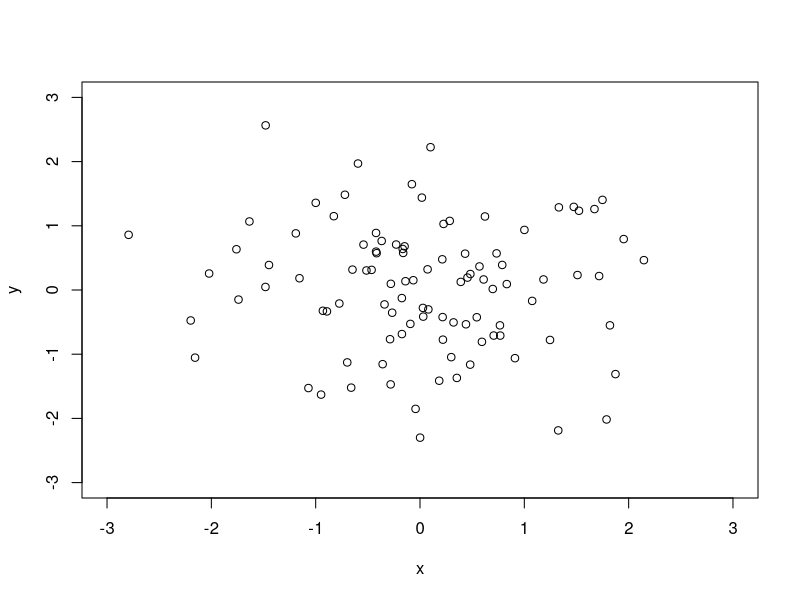
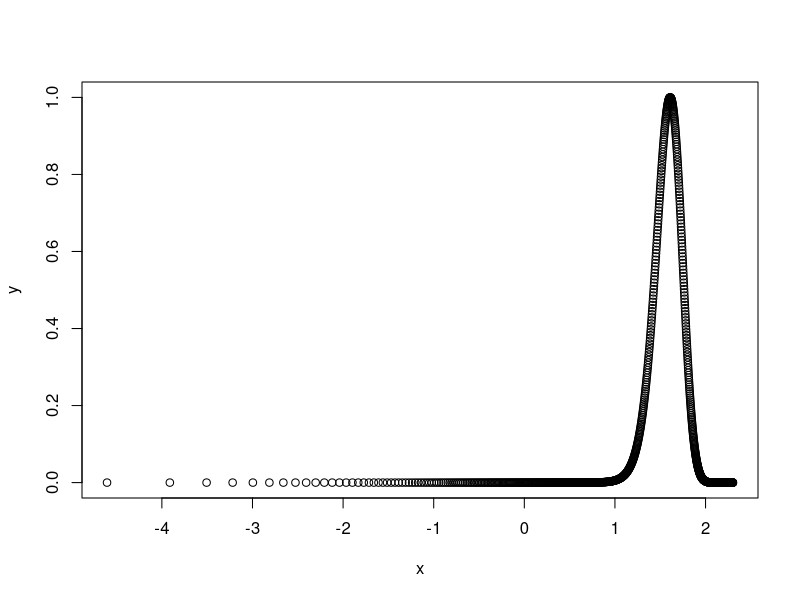

The R script that drew these images, in order:
library(stats)

x = rnorm(100)
y = rnorm(100)

gaussian2D <- function(x, y, params) {
  mux = params[1]
  muy = params[2]
  sigmax = params[3]
  sigmay = params[4]
  rho = params[5] # Correlation coefficient
  
  z = 1/(2*pi*sigmax*sigmay*sqrt(1-rho^2)) * exp(-1/(2*(1-rho^2)) * (((x-mux)^2/sigmax^2) + ((y-muy)^2/sigmay^2) - (2*rho*(x-mux)*(y-muy)/(sigmax*sigmay))))
  return(z)
}

nll = function(params){
  negLogLk = -sum(log(gaussian2D(x, y, params)))
  return(negLogLk)
}

err = function(params){
  z_hat = gaussian2D(x, y, params)
  mse = mean((z - z_hat)^2)
  return(mse)
}

params_initial = c(mean(x), mean(y), sd(x), sd(y), 0)

fit = optim(params_initial, nll, method = "L-BFGS-B", lower = c(-Inf, -Inf, 0, 0, -1), upper = c(Inf, Inf, Inf, Inf, 1))

print(fit$par)

plot(x, y, xlim = c(-3, 3), ylim = c(-3, 3))



x = 0:1000/100
y = exp(- (x-5)^2)
x = log(x)
plot(x, y)


